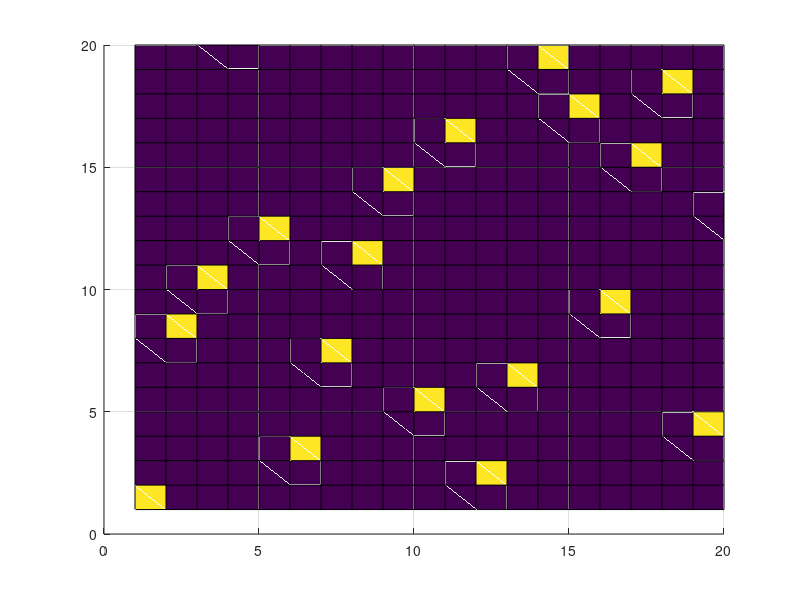

Write the MATLAB code that produced this figure.
clear all;

check{1,1}.l=[42:322];
check{1,2}.l=[347:954];
check{2,1}.l=[49:533];
check{2,2}.l=[555:966];
check{3,1}.l=[28:86];
check{3,2}.l=[101:974];
check{4,1}.l=[50:150];
check{4,2}.l=[156:950];
check{5,1}.l=[30:117];
check{5,2}.l=[129:957];
check{6,1}.l=[31:660];
check{6,2}.l=[678:951];
check{7,1}.l=[26:482];
check{7,2}.l=[504:959];
check{8,1}.l=[29:207];
check{8,2}.l=[220:971];
check{9,1}.l=[28:805];
check{9,2}.l=[829:964];
check{10,1}.l=[48:377];
check{10,2}.l=[401:964];
check{11,1}.l=[28:138];
check{11,2}.l=[145:959];
check{12,1}.l=[33:182];
check{12,2}.l=[205:966];
check{13,1}.l=[25:437];
check{13,2}.l=[449:962];
check{14,1}.l=[41:403];
check{14,2}.l=[428:968];
check{15,1}.l=[33:867];
check{15,2}.l=[880:960];
check{16,1}.l=[40:921];
check{16,2}.l=[930:955];
check{17,1}.l=[47:721];
check{17,2}.l=[732:955];
check{18,1}.l=[33:243];
check{18,2}.l=[265:964];
check{19,1}.l=[31:756];
check{19,2}.l=[768:973];
check{20,1}.l=[50:690];
check{20,2}.l=[713:967];

my_ticket=[67 107 59 79 53 131 61 101 71 73 137 109 157 113 173 103 83 167 149 163];

near_ticket=[ ...
179 948 890 368 224 849 508 533 931 918 864 792 592 356 895 62 540 744 902 559; ... 
363 432 890 266 55 794 624 60 732 756 325 508 167 70 593 477 906 865 572 889; ... 
682 482 782 319 82 269 837 205 638 509 316 885 66 240 144 105 181 370 565 366; ... 
231 859 362 313 941 210 434 105 801 354 137 524 908 237 578 778 80 837 181 241; ... 
148 106 604 76 746 568 625 682 713 619 987 802 783 741 625 376 888 619 133 359; ... 
765 834 830 713 638 621 55 858 682 740 283 648 148 641 319 934 58 635 178 934; ... 
520 582 467 608 63 205 562 705 608 463 638 347 855 920 167 565 803 833 638 240; ... 
838 829 279 69 568 685 615 306 756 716 786 606 172 886 592 792 461 234 707 741; ... 
754 457 917 896 612 509 7 633 841 780 275 364 791 562 294 908 863 111 286 598; ... 
68 932 770 61 752 852 610 357 651 838 532 915 307 459 76 620 799 878 651 504; ... 
356 474 102 588 611 602 995 354 894 889 312 173 67 781 783 461 606 434 513 569; ... 
778 160 480 229 472 888 621 231 792 177 72 529 678 166 293 309 230 147 544 157; ... 
236 401 572 927 829 580 739 243 660 863 279 470 880 312 902 624 271 316 947 529; ... 
784 77 233 793 299 915 24 221 51 920 52 651 617 750 288 361 801 680 792 793; ... 
361 771 232 452 798 784 265 514 890 457 314 275 232 151 622 742 220 307 104 898; ... 
855 289 159 521 735 505 22 585 276 637 309 296 686 231 172 641 864 370 599 846; ... 
402 179 564 797 148 460 455 266 266 157 12 272 884 355 801 230 595 66 227 720; ... 
481 656 363 273 884 642 241 224 912 765 356 772 163 61 909 242 171 512 768 134; ... 
913 840 947 298 131 682 586 567 166 780 322 571 734 608 675 560 740 803 840 57; ... 
453 734 981 585 914 577 898 855 656 586 838 231 941 70 105 786 690 169 113 915; ... 
172 227 986 904 470 558 175 403 173 635 402 178 930 308 771 104 570 904 506 292; ... 
479 432 936 942 772 205 594 518 558 652 57 170 602 253 687 172 557 646 317 945; ... 
301 284 148 886 743 468 603 603 579 782 297 313 373 578 638 207 326 832 176 636; ... 
575 364 588 768 113 571 899 55 300 692 270 686 115 321 362 510 476 78 657 781; ... 
755 273 72 940 318 155 60 779 111 604 370 320 368 156 290 479 281 571 117 831; ... 
856 477 126 584 288 751 860 734 912 227 113 900 348 949 561 935 633 653 291 899; ... 
845 894 364 78 658 829 782 66 626 454 511 609 319 834 678 507 566 912 390 846; ... 
919 733 803 474 648 471 235 457 459 474 525 512 510 896 909 866 154 353 933 292; ... 
532 571 563 105 602 305 577 572 136 596 53 910 932 921 147 299 237 218 80 461; ... 
640 625 911 846 270 655 719 85 229 895 349 241 736 102 274 739 52 778 656 922; ... 
768 795 520 349 716 78 322 366 829 744 775 741 562 629 136 134 743 458 876 904; ... 
69 589 55 778 11 241 265 650 292 850 591 563 588 686 842 515 307 575 595 866; ... 
607 235 272 451 862 61 562 372 508 776 170 455 299 836 50 549 293 431 836 462; ... 
138 781 457 733 371 351 480 372 906 204 620 841 287 431 52 317 181 856 313 689; ... 
318 713 790 747 232 220 530 274 841 946 300 855 467 99 735 311 891 176 180 370; ... 
403 276 774 116 224 626 306 566 630 145 453 170 796 334 430 587 745 318 635 589; ... 
116 163 103 680 571 565 949 835 73 800 804 462 755 482 102 130 365 161 183 582; ... 
777 56 332 906 801 634 533 848 61 684 610 920 75 625 772 236 571 466 177 678; ... 
768 834 632 783 56 434 643 624 896 311 291 715 372 122 109 163 913 511 598 910; ... 
124 629 685 714 508 110 613 64 802 314 132 600 745 172 104 569 914 849 581 310; ... 
476 561 842 624 284 70 316 308 115 640 529 708 893 313 793 631 109 458 599 628; ... 
915 352 865 831 882 75 561 933 290 224 560 885 82 910 536 221 317 435 283 606; ... 
320 832 624 221 164 129 635 518 680 805 831 755 745 781 89 888 830 305 719 220; ... 
160 291 108 58 225 786 270 356 892 282 623 363 794 514 885 164 171 468 241 13; ... 
563 845 920 76 881 772 867 374 314 453 644 555 932 307 57 773 90 801 459 863; ... 
908 611 8 365 690 602 523 358 846 319 747 117 642 51 834 570 921 308 629 290; ... 
909 168 631 802 787 354 164 940 888 864 694 294 891 790 798 837 733 610 163 654; ... 
685 403 571 851 116 666 64 746 469 904 932 864 932 830 933 617 367 365 294 750; ... 
644 935 296 772 306 681 204 80 838 322 851 713 82 579 742 861 171 276 590 508; ... 
616 482 911 783 865 355 73 66 306 853 833 463 679 303 456 889 701 148 504 308; ... 
74 838 942 755 287 73 299 299 103 268 917 107 631 508 348 401 290 831 151 75; ... 
587 129 130 690 922 77 847 732 52 746 640 466 467 358 634 621 681 678 679 105; ... 
374 864 531 910 428 896 659 180 51 793 455 651 752 547 304 647 755 473 266 298; ... 
280 843 714 592 609 850 436 288 59 481 528 649 74 295 129 715 683 125 796 229; ... 
173 222 927 61 591 83 611 270 164 362 461 599 66 837 282 451 55 350 207 149; ... 
347 117 687 235 777 584 99 101 518 275 83 563 528 718 883 636 205 168 593 54; ... 
308 72 284 243 804 476 589 73 584 932 431 949 111 640 54 347 885 701 846 948; ... 
924 374 59 570 633 646 451 468 564 466 556 361 102 591 363 239 646 526 621 575; ... 
681 894 470 903 71 631 938 528 610 352 56 174 636 84 208 524 846 165 366 557; ... 
513 898 462 903 893 238 556 799 172 720 761 478 563 286 274 838 880 73 315 56; ... 
510 54 842 300 784 596 715 854 685 635 225 799 284 688 775 653 862 766 798 158; ... 
834 281 776 287 479 841 887 464 474 85 71 518 521 853 347 128 106 596 104 305; ... 
791 843 373 456 562 805 146 592 583 66 893 631 756 182 908 872 561 234 618 777; ... 
947 207 735 464 601 872 355 67 53 770 749 511 234 281 948 620 347 654 831 893; ... 
64 101 570 656 102 361 114 904 268 850 915 639 353 109 478 169 768 892 330 799; ... 
282 4 574 180 159 231 348 849 177 854 904 311 660 579 688 105 429 746 781 60; ... 
613 166 228 745 768 687 462 785 737 52 880 862 221 468 151 267 530 170 477 596; ... 
647 865 914 603 614 587 228 589 76 895 53 732 349 871 230 366 274 628 434 480; ... 
645 509 165 533 774 54 801 852 458 401 270 656 555 605 644 150 666 798 636 588; ... 
931 896 832 61 592 281 231 865 782 233 157 238 74 899 944 847 608 431 923 302; ... 
77 102 145 302 771 463 652 75 477 60 680 480 938 556 865 642 372 684 798 334; ... 
944 269 271 618 160 473 319 274 937 223 609 678 233 937 933 129 518 266 105 762; ... 
792 847 750 620 181 862 242 937 529 785 750 884 226 84 129 756 829 302 820 180; ... 
738 738 689 793 460 730 888 370 940 147 533 645 900 113 103 223 656 721 614 607; ... 
403 465 736 57 132 511 590 685 172 513 291 586 178 604 324 748 860 683 278 847; ... 
70 773 68 167 706 652 891 890 468 165 229 945 745 364 315 54 461 233 595 740; ... 
101 860 908 657 578 462 50 54 648 927 57 745 899 781 752 688 623 112 506 908; ... 
162 112 648 891 270 752 363 182 293 293 542 309 751 829 830 240 222 896 932 366; ... 
288 636 751 795 275 399 846 507 680 55 681 130 351 935 851 897 360 531 224 111; ... 
230 109 996 586 267 804 54 220 949 832 563 921 233 606 304 80 240 601 181 358; ... 
86 277 292 476 52 778 898 107 890 374 82 289 168 912 314 21 771 843 436 318; ... 
889 460 561 354 750 165 301 355 803 387 689 146 893 610 523 577 354 468 745 532; ... 
525 436 481 847 160 594 566 453 893 839 166 508 78 842 633 135 843 748 110 199; ... 
741 893 163 906 591 589 713 378 739 946 689 613 311 308 901 778 86 297 531 864; ... 
684 303 170 635 504 433 929 605 158 222 570 896 641 587 721 238 207 860 460 80; ... 
369 277 634 227 102 605 354 884 684 294 83 766 682 107 557 639 732 569 933 470; ... 
105 559 237 459 931 755 428 829 720 653 839 831 992 679 582 163 431 609 278 919; ... 
137 358 512 399 842 800 786 660 617 52 648 916 71 626 752 685 293 790 659 586; ... 
595 847 657 613 362 834 612 834 747 645 104 6 596 282 506 732 583 737 845 224; ... 
903 179 312 678 609 120 934 597 312 473 884 224 456 467 77 858 526 452 355 620; ... 
462 609 311 78 771 930 913 433 283 840 640 559 981 609 640 682 61 575 778 228; ... 
179 17 74 783 147 403 596 905 478 628 290 520 907 774 267 625 622 912 849 372; ... 
611 511 529 745 115 681 58 765 462 163 946 948 72 575 915 234 883 587 77 937; ... 
103 775 276 170 364 363 656 178 528 689 128 643 66 173 713 274 55 72 630 891; ... 
573 918 561 158 772 450 736 600 564 914 361 617 180 207 228 154 281 473 277 745; ... 
858 643 843 136 834 132 800 348 627 403 689 307 75 286 931 294 750 200 505 227; ... 
895 630 57 288 295 319 214 162 863 784 354 733 279 646 890 111 467 572 911 562; ... 
113 53 276 583 842 323 322 747 368 617 367 462 79 367 859 301 624 293 720 612; ... 
527 308 116 430 311 848 223 530 887 563 107 471 652 105 286 881 217 518 241 286; ... 
531 402 478 526 146 296 936 942 353 289 87 719 314 804 604 606 905 646 300 74; ... 
308 626 943 737 291 520 73 76 853 613 239 164 431 271 505 113 229 328 316 177; ... 
904 379 129 945 887 145 773 66 655 916 642 784 80 162 734 855 575 279 276 719; ... 
603 518 831 626 207 135 622 800 581 310 76 938 832 837 128 617 349 360 472 792; ... 
867 478 605 603 55 802 449 362 660 646 623 515 769 636 163 771 574 547 755 719; ... 
1 75 732 453 637 353 86 746 370 130 769 648 60 348 643 531 310 131 453 892; ... 
317 60 747 516 586 475 373 604 356 860 465 590 641 764 514 690 659 563 737 567; ... 
733 939 771 893 267 200 680 221 590 792 769 61 916 653 362 360 912 855 138 916; ... 
940 855 713 85 507 601 674 652 616 283 234 238 567 613 744 627 79 593 66 848; ... 
300 114 852 911 736 110 627 8 287 459 652 746 181 849 63 734 746 558 617 156; ... 
80 401 619 636 355 912 245 166 656 919 528 623 738 163 794 744 800 844 233 474; ... 
700 150 740 785 51 178 576 112 505 115 642 735 240 101 786 578 646 506 367 521; ... 
437 472 82 114 316 942 641 101 293 86 991 476 369 429 801 360 792 888 635 458; ... 
573 721 233 568 131 720 559 980 861 592 798 180 79 83 773 749 239 312 133 590; ... 
947 883 479 657 72 303 772 129 889 864 117 149 892 899 273 465 198 510 180 147; ... 
52 476 709 451 939 831 530 53 756 171 147 582 627 376 295 719 601 175 655 790; ... 
769 103 572 732 567 984 522 274 894 160 831 370 774 294 592 655 281 525 594 311; ... 
478 508 568 241 690 851 324 633 288 890 350 614 846 568 743 135 68 572 781 771; ... 
641 227 556 316 573 306 635 300 596 930 18 647 569 596 307 480 637 80 921 162; ... 
54 587 304 884 993 934 947 469 375 638 284 772 480 401 314 289 593 347 597 743; ... 
718 797 884 364 797 356 930 121 750 797 529 743 520 313 681 566 181 658 457 113; ... 
179 557 372 911 133 224 639 620 288 181 116 853 19 375 173 511 598 933 612 243; ... 
994 781 579 887 79 829 946 616 352 750 221 377 639 523 583 733 581 598 526 229; ... 
630 610 948 278 206 361 945 990 902 510 882 372 830 458 770 838 531 62 238 867; ... 
911 619 655 721 660 105 721 854 523 686 946 770 470 283 630 343 917 52 829 138; ... 
602 567 580 350 457 223 851 558 888 556 732 85 843 168 626 708 930 146 55 458; ... 
831 178 944 106 296 626 521 688 277 602 800 282 353 436 862 817 860 311 556 82; ... 
279 602 658 282 897 783 61 566 656 173 479 432 934 357 805 250 460 451 353 854; ... 
240 165 829 775 237 241 173 658 299 429 60 189 619 113 583 768 149 265 453 782; ... 
843 137 227 702 316 569 857 797 111 779 67 70 681 376 161 770 468 114 531 482; ... 
449 881 322 453 631 462 69 734 129 474 481 433 907 316 871 232 319 360 299 915; ... 
372 565 136 720 658 894 66 891 557 624 225 381 373 910 274 795 533 777 106 931; ... 
940 891 450 105 461 58 574 682 737 322 479 719 734 52 402 285 157 377 67 22; ... 
299 916 933 801 101 801 110 453 895 748 165 103 774 558 715 374 461 746 282 539; ... 
680 178 107 911 636 656 758 638 521 150 504 619 776 168 276 221 274 582 148 313; ... 
159 205 354 517 519 239 525 601 629 586 276 277 773 735 736 311 557 783 314 378; ... 
640 74 450 563 829 77 627 607 781 120 84 477 863 270 938 743 801 754 907 639; ... 
63 560 173 194 462 746 103 683 797 239 889 515 633 862 279 642 173 644 508 402; ... 
175 854 450 804 686 847 408 164 510 372 355 575 269 633 786 274 277 471 306 512; ... 
364 433 386 755 102 881 109 885 567 111 734 592 129 451 564 436 129 349 351 457; ... 
131 591 646 650 597 476 130 938 471 687 372 524 562 103 264 634 77 148 474 781; ... 
293 288 642 931 849 933 994 352 581 373 175 741 320 935 73 319 556 136 788 949; ... 
642 791 838 369 689 363 937 80 687 840 480 596 861 589 684 625 363 623 363 123; ... 
684 515 862 719 623 297 583 570 593 67 556 797 859 476 699 558 475 753 231 107; ... 
234 882 373 647 901 173 729 660 648 515 842 625 611 117 110 936 160 275 776 947; ... 
802 360 599 353 526 164 930 836 526 223 172 904 605 896 222 314 53 911 257 845; ... 
838 599 839 276 903 889 133 653 947 688 114 897 801 998 559 936 229 169 555 897; ... 
465 606 356 370 802 748 156 860 62 103 473 278 482 832 893 995 436 654 598 616; ... 
599 129 611 770 303 843 563 751 855 587 593 515 641 647 831 301 586 660 760 81; ... 
166 361 775 377 576 575 239 76 768 465 612 750 593 471 157 680 923 239 885 458; ... 
299 716 564 504 713 527 797 533 587 605 436 235 138 107 852 791 638 403 121 593; ... 
738 505 240 569 149 918 140 656 156 318 631 848 754 278 841 911 599 70 916 55; ... 
181 690 278 569 434 838 182 453 855 653 271 597 990 941 533 774 840 746 268 103; ... 
60 60 612 752 913 592 689 469 592 686 785 768 278 916 505 656 355 606 890 19; ... 
532 355 633 480 135 493 621 157 82 902 75 135 468 302 597 435 900 287 862 901; ... 
734 781 891 65 428 740 691 71 66 177 464 558 682 352 571 60 300 571 148 601; ... 
687 372 146 464 516 109 549 738 521 135 236 59 314 229 402 918 656 137 921 629; ... 
199 453 533 356 296 905 308 629 633 911 369 459 569 587 739 367 899 233 482 112; ... 
836 778 136 478 505 657 164 858 947 526 639 273 365 366 785 745 854 398 852 74; ... 
625 939 86 243 771 117 119 517 651 66 265 643 66 310 864 310 305 626 732 849; ... 
624 621 887 467 573 761 589 612 648 883 355 432 451 515 281 67 780 601 162 465; ... 
632 240 761 881 782 593 110 856 783 900 844 52 282 634 276 836 293 271 579 895; ... 
913 720 514 743 241 434 786 929 800 920 948 179 883 607 68 903 129 481 779 512; ... 
732 642 893 625 509 310 70 319 101 904 113 373 136 132 555 988 619 734 744 587; ... 
171 929 829 85 656 884 281 744 226 229 104 844 430 276 157 228 83 866 283 273; ... 
988 133 594 175 452 162 575 678 627 606 625 512 660 436 116 842 582 300 635 594; ... 
167 461 194 884 357 206 55 77 858 369 802 745 887 779 305 613 576 789 600 170; ... 
562 461 429 275 636 589 651 106 55 526 989 581 920 577 798 373 429 773 464 772; ... 
917 858 606 288 733 356 284 234 865 476 925 919 804 227 507 55 914 301 567 149; ... 
269 685 521 56 850 310 364 609 296 15 67 646 52 513 350 241 458 652 745 85; ... 
782 163 352 242 610 560 380 106 659 284 312 898 180 896 289 475 62 835 897 117; ... 
690 791 780 133 910 598 85 595 834 83 373 238 450 580 907 761 783 785 855 741; ... 
638 279 348 782 749 71 891 586 353 105 867 565 354 924 310 562 930 680 911 243; ... 
59 947 70 859 865 116 648 326 794 941 845 169 241 898 775 786 917 315 280 566; ... 
913 522 166 790 361 453 848 146 604 354 162 101 844 456 772 914 997 163 907 898; ... 
308 934 175 804 775 166 352 55 833 343 368 860 457 948 862 288 62 841 229 181; ... 
636 605 591 687 376 911 782 461 101 721 402 449 615 269 146 777 71 838 347 672; ... 
921 510 530 428 461 139 904 105 862 679 322 579 858 283 453 301 897 52 402 589; ... 
747 605 634 584 67 715 886 278 570 524 299 721 308 890 300 607 231 478 90 902; ... 
348 681 631 358 830 635 228 468 105 717 768 908 300 750 224 515 110 642 867 696; ... 
171 477 284 508 117 72 681 568 896 841 77 846 555 355 721 591 296 668 308 113; ... 
268 936 936 932 318 274 582 517 849 635 282 168 858 678 932 280 760 804 357 714; ... 
232 921 859 456 505 361 678 645 467 79 153 302 353 915 313 449 932 949 801 130; ... 
838 532 913 116 529 905 612 575 236 947 567 533 520 171 765 569 829 883 942 364; ... 
242 569 522 578 597 570 457 314 133 274 301 775 910 644 168 209 138 558 173 297; ... 
883 511 297 366 114 595 299 642 77 52 54 840 284 661 318 282 278 591 647 641; ... 
17 840 847 220 347 304 177 720 840 840 653 946 376 181 481 629 633 172 365 680; ... 
222 945 839 160 678 353 299 587 476 532 743 101 477 936 316 204 402 225 790 519; ... 
226 479 62 617 159 66 785 588 990 521 156 361 685 656 754 769 482 930 913 167; ... 
769 109 753 747 226 705 274 844 85 609 148 316 52 181 689 632 612 595 307 931; ... 
558 805 88 106 372 754 222 756 838 475 471 844 482 884 299 769 232 589 802 789; ... 
683 305 744 451 531 718 307 276 146 886 525 802 233 395 622 775 302 935 889 61; ... 
294 612 573 524 365 108 562 289 76 134 743 321 58 771 718 294 271 938 729 787; ... 
739 559 237 794 278 178 575 464 568 916 436 929 352 859 619 794 582 361 769 745; ... 
382 131 862 356 525 286 457 886 718 241 456 180 312 173 295 581 179 616 57 375; ... 
592 226 740 276 351 837 518 224 478 403 610 462 69 354 789 367 982 178 804 481; ... 
773 582 310 684 656 450 687 145 532 937 752 901 280 206 748 300 945 235 986 134; ... 
436 944 296 581 685 228 321 847 363 133 605 934 156 842 116 388 464 275 137 145; ... 
451 584 105 933 621 922 618 316 732 568 679 229 307 591 363 920 223 577 106 454; ... 
678 732 376 372 457 910 155 476 835 753 656 54 294 829 432 312 312 853 521 130; ... 
303 685 543 471 851 451 910 573 354 558 687 372 753 78 746 372 657 753 348 168; ... 
646 115 224 891 800 788 237 565 900 602 51 165 179 653 656 769 303 926 80 780; ... 
736 354 768 585 796 919 612 309 743 163 357 892 616 628 83 88 60 751 714 103; ... 
229 615 842 772 775 620 859 90 920 294 643 921 740 277 916 577 839 107 600 746; ... 
931 177 590 462 558 89 353 476 640 930 779 575 591 719 307 167 527 403 846 429; ... 
921 795 51 303 596 720 741 720 571 649 572 67 366 350 935 925 900 521 431 772; ... 
505 467 561 609 678 611 601 220 104 915 269 864 169 778 580 847 654 364 899 991; ... 
592 600 432 64 450 801 353 592 645 714 228 754 929 287 862 578 560 506 451 846; ... 
179 621 178 606 366 896 844 363 611 220 618 277 367 243 455 916 127 738 888 866; ... 
63 520 291 785 932 777 788 801 295 788 301 717 655 362 844 265 584 718 798 993; ... 
51 294 348 111 935 640 633 639 533 936 138 224 166 228 358 113 205 92 436 377; ... 
900 916 160 865 515 537 803 679 589 149 282 528 349 82 136 451 750 130 507 114; ... 
741 948 278 604 848 355 750 506 741 175 780 850 232 361 785 228 848 556 219 936; ... 
76 805 451 286 832 565 774 943 515 317 626 719 473 678 114 21 504 890 471 852; ... 
525 734 932 681 715 461 612 179 613 633 738 838 560 208 942 564 637 300 789 432; ... 
805 74 620 838 559 555 82 845 50 0 784 681 368 897 906 636 508 600 163 137; ... 
431 86 792 55 61 466 825 467 652 60 377 581 747 159 530 347 131 682 237 626; ... 
53 350 632 838 601 374 606 891 831 164 781 453 5 583 63 273 558 522 585 598; ... 
54 755 629 312 530 420 641 831 628 574 310 626 358 476 463 150 130 688 268 531; ... 
737 800 859 157 685 365 604 312 907 313 783 513 533 230 648 472 884 509 672 720; ... 
713 349 241 457 106 449 474 885 79 481 721 233 936 831 913 772 381 946 57 832; ... 
931 362 944 482 930 374 650 654 942 890 676 83 355 117 377 747 508 717 243 931; ... 
172 116 843 274 220 836 837 360 645 295 138 772 302 179 51 362 464 80 515 986; ... 
569 83 658 159 842 359 114 156 911 756 398 848 286 583 629 749 455 776 456 69; ... 
641 900 180 352 608 620 948 117 309 639 190 891 894 319 294 651 860 310 638 532; ... 
631 937 274 907 150 0 773 526 733 794 476 275 113 169 311 863 795 358 403 516; ... 
508 780 181 603 846 802 231 472 513 109 649 239 680 679 389 916 437 512 401 285; ... 
148 402 303 591 639 826 630 683 243 633 686 473 940 295 743 280 475 163 573 291; ... 
518 690 62 115 351 795 555 854 322 740 627 68 641 171 646 639 20 159 181 72; ... 
86 321 166 790 853 175 310 513 80 133 771 658 629 707 789 914 174 292 574 375; ... 
224 455 524 315 364 589 582 101 743 159 166 647 304 316 455 19 647 562 170 745; ... 
51 55 105 306 517 906 830 319 638 233 940 520 277 470 810 638 634 428 657 933; ... 
656 172 638 571 145 249 101 831 234 454 114 848 269 402 627 65 749 371 901 932; ... 
718 82 527 376 180 592 630 132 280 850 910 528 279 224 922 857 430 746 716 133; ... 
78 631 173 228 365 888 733 774 741 298 771 830 358 167 198 690 348 901 798 241; ... 
883 238 402 796 740 103 919 194 294 355 634 579 586 69 56 270 746 63 74 589; ... 
285 946 777 514 132 627 648 179 619 235 432 606 830 193 171 909 720 682 581 784; ... 
271 111 644 883 895 583 227 270 773 921 291 321 371 303 559 667 352 529 320 457; ... 
716 364 112 449 227 618 797 747 573 802 588 304 801 679 169 788 742 856 987 797; ... 
507 310 480 146 451 793 769 720 738 164 753 172 459 936 67 516 287 468 734 88; ... 
579 291 240 163 906 509 138 79 556 60 605 851 655 296 86 437 916 153 298 910; ... 
401 505 599 652 588 161 877 782 530 882 623 362 805 851 748 135 842 59 508 308; ... 
895 691 751 57 156 841 932 520 146 366 714 890 561 772 636 367 716 111 296 625; ... 
690 359 853 775 7 57 53 222 279 590 70 321 660 71 585 643 782 72 920 111; ... 
597 753 166 563 180 512 68 794 861 510 718 308 525 979 848 862 689 376 565 271; ... 
355 845 802 234 472 920 174 62 945 889 715 110 721 900 917 948 866 461 140 787];

if 1
    sum=0;
    for idx=1:size(near_ticket,1)
        valid = 1;
        for idx2=1:size(near_ticket,2)
            valid_inner = 0;
            for idx3=1:size(check,1)
                if any((unique([check{idx3,1}.l check{idx3,2}.l])-near_ticket(idx,idx2))==0)
                    valid_inner = 1;
%                     disp([idx idx2 idx3])
                end
            end
            if ~(valid_inner)
                sum=sum+near_ticket(idx,idx2);
            end
            valid = valid && valid_inner;
        end
        valid_list(idx)=valid;
    end
    
    disp(sum)
end

near_ticket_valid = near_ticket(valid_list,:);
for idx=1:size(check,1)
    to_check{idx} =unique([check{idx,1}.l check{idx,2}.l]);
end;
valid_list=zeros(size(near_ticket_valid,1), size(near_ticket,2), size(check,1));
for idx=1:size(near_ticket_valid,1)
    for idx2=1:size(near_ticket_valid,2)
        for idx3=1:size(check,1)
           valid_list(idx, idx2, idx3) = any((to_check{idx3}-near_ticket_valid(idx,idx2))==0);
        end
    end
end

valid_sq = zeros(size(near_ticket_valid,2));
clear sum
for idx2=1:size(near_ticket_valid,2)
    for idx3=1:size(check,1)
        valid_sq(idx2,idx3)=all(squeeze(valid_list(:, idx2, idx3)));
    end
end

figure(1)
surf(valid_sq); view(2)
while sum(sum(valid_sq))>size(valid_sq,1)
    check = sum(valid_sq');
    check2=sum(valid_sq);
    for idx=1:length(check)
        if (check(idx) ==1 )
            temp = valid_sq(idx,:);
            if check2(find(temp))~=1
                valid_sq(:,find(temp))=valid_sq(:,find(temp))*0;
                valid_sq(idx,:)=temp;
                surf(valid_sq); view(2)
                pause(0.1);
            end;
        end
    end
end

my_list = my_ticket(mod(find(valid_sq),20)+20*(mod(find(valid_sq),20)==0));
disp(sprintf('%20d', prod(my_list(1:6))))